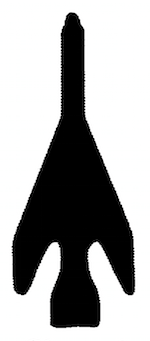
#> input picture ocr/tmp1/plane1.tiff, 150 x 341 px
$ jupyter execute --allow-errors fourier.ipynb   (older library calls are emulated)
#> lines starting #> are read from the running program, lines starting #| are printed output that depends on the picture; after the words box and inside, x2 and y2 are one past the last pixel; in counts of white or black regions, pixels touching at a corner belong together
[cell 1]
import cv2
import numpy
import sys
MIN_DESCRIPTOR = 18  # surprisingly enough, 2 descriptors are already enough
TRAINING_SIZE = 100


def findDescriptor(img):
    """ findDescriptor(img) finds and returns the
    Fourier-Descriptor of the image contour"""
    contour = []
    _, contour, hierarchy = cv2.findContours(img,cv2.RETR_EXTERNAL,cv2.CHAIN_APPROX_NONE)
    contour_array = contour[0][:, 0, :]
    contour_complex = numpy.empty(contour_array.shape[:-1], dtype=complex)
    contour_complex.real = contour_array[:, 0]
    contour_complex.imag = contour_array[:, 1]
    fourier_result = numpy.fft.fft(contour_complex)
    return fourier_result


def truncate_descriptor(descriptors, degree):
    """this function truncates an unshifted fourier descriptor array
    and returns one also unshifted"""
    descriptors = numpy.fft.fftshift(descriptors)
    center_index = len(descriptors) // 2
    descriptors = descriptors[center_index - degree // 2:center_index + degree // 2]
    descriptors = numpy.fft.ifftshift(descriptors)
    return descriptors


def reconstruct(descriptors, degree):
    """ reconstruct(descriptors, degree) attempts to reconstruct the image
    using the first [degree] descriptors of descriptors"""
    # truncate the long list of descriptors to certain length
    descriptor_in_use = truncate_descriptor(descriptors, degree)
    contour_reconstruct = numpy.fft.ifft(descriptor_in_use)
    contour_reconstruct = numpy.array(
        [contour_reconstruct.real, contour_reconstruct.imag])
    contour_reconstruct = numpy.transpose(contour_reconstruct)
    contour_reconstruct = numpy.expand_dims(contour_reconstruct, axis=1)
    # make positive
    if contour_reconstruct.min() < 0:
        contour_reconstruct -= contour_reconstruct.min()
    # normalization
    contour_reconstruct *= 800 / contour_reconstruct.max()
    # type cast to int32
    contour_reconstruct = contour_reconstruct.astype(numpy.int32, copy=False)
    black = numpy.zeros((800, 800), numpy.uint8)
    # draw and visualize
    cv2.drawContours(black, contour_reconstruct, -1, 255, thickness=-1)
    cv2.imshow("black", black)
    cv2.waitKey(1000)
    cv2.imwrite("reconstruct_result.jpg", black)
    cv2.destroyAllWindows()
    return descriptor_in_use


def addNoise(descriptors):
    """this function adds gaussian noise to descriptors
    descriptors should be a [N,2] numpy array"""
    scale = descriptors.max() / 10
    noise = numpy.random.normal(0, scale, descriptors.shape[0])
    noise = noise + 1j * noise
    descriptors += noise


def sample_generater(sample1, sample2):
    """this function generates training_set, also for testing"""
    response = numpy.array([0, 1])
    response = numpy.tile(response, TRAINING_SIZE // 2)
    response = response.astype(numpy.float32)
    training_set = numpy.empty(
        [TRAINING_SIZE, MIN_DESCRIPTOR], dtype=numpy.float32)
    # assign descriptors with noise to our training_set
    for i in range(0, TRAINING_SIZE - 1, 2):
        descriptors_sample1 = findDescriptor(sample1)
        descriptors_sample1 = truncate_descriptor(
            descriptors_sample1,
            MIN_DESCRIPTOR)
        addNoise(descriptors_sample1)
        training_set[i] = numpy.absolute(descriptors_sample1)
        descriptors_sample2 = findDescriptor(sample2)
        descriptors_sample2 = truncate_descriptor(
            descriptors_sample2,
            MIN_DESCRIPTOR)
        addNoise(descriptors_sample2)
        training_set[i + 1] = numpy.absolute(descriptors_sample2)
    return training_set, response


"""generate training_set"""
# import images and treat
sample1 = cv2.imread(
    "tmp1/plane1.tiff",
    0)
#> sample1: shape (341, 150); min 0, max 255, mean 168.6
sample2 = cv2.imread(
    "tmp1/plane2.tiff",
    0)
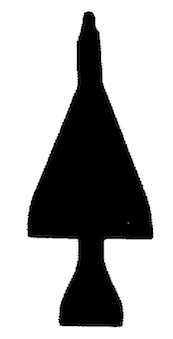
#> input picture ocr/tmp1/plane2.tiff, 173 x 339 px
#> sample2: shape (339, 173); min 0, max 255, mean 175.9
# prepocess
retval, sample1 = cv2.threshold(sample1, 127, 255, cv2.THRESH_BINARY_INV)
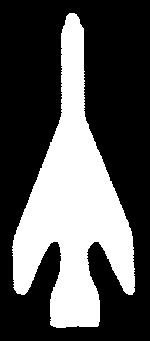
#> sample1: shape (341, 150); 33.9% white; 1 white region, box (x1, y1, x2, y2) and area: (12, 13, 135, 328) 17327
retval, sample2 = cv2.threshold(sample2, 127, 255, cv2.THRESH_BINARY_INV)
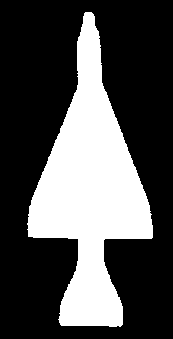
#> sample2: shape (339, 173); 31% white; 1 white region, box (x1, y1, x2, y2) and area: (27, 12, 153, 327) 18203
del retval  # useless
training_set, response = sample_generater(sample1, sample2)
#> response = 100 values, max 1 at index 1, min 0 at index 0, mean 0.5
"""The following line of code prints out training_set, so that you can
observe the training data with your bare eye, to see why only 2 descriptors are
already enough knowledge for the classifier"""
# print(training_set)
#print(response)
test_set, correct_answer = sample_generater(sample1, sample2)
#> correct_answer has the same summary as response
"""generate training_set END"""
#print(correct_answer)
"""Mission 1: Calculate fourier descriptor
and reconstruct using minimum amout of descriptors"""
fourier_result = findDescriptor(sample1)

#print(fourier_result)
contour_reconstruct = reconstruct(fourier_result, MIN_DESCRIPTOR)
#> in reconstruct, `contour_reconstruct = numpy.transpose(contour_reconstruct)`: contour_reconstruct = 18 rows, first 8: [3597.2, 947.8], [3049.5, 3308.7], [3045.1, 5710.1], [2161.2, 8462.5], [1121.7, 10690.5], [632.1, 13737.7], [1529.7, 14031], [2995, 12705.8]
#> in reconstruct, `contour_reconstruct *= 800 / contour_reconstruct.max()`: contour_reconstruct = 18 rows, first 8: [172.8, 45.53], [146.5, 158.9], [146.3, 274.3], [103.8, 406.5], [53.88, 513.5], [30.36, 659.9], [73.48, 674], [143.9, 610.3]
#> in reconstruct, `contour_reconstruct = contour_reconstruct.astype(numpy.int32, copy=Fal..`: contour_reconstruct = contour of 18 points, box (x1, y1, x2, y2) (30, 45, 326, 801), area 95700
#> in reconstruct, `cv2.drawContours(black, contour_reconstruct, -1, 255, thickness=-1)`:
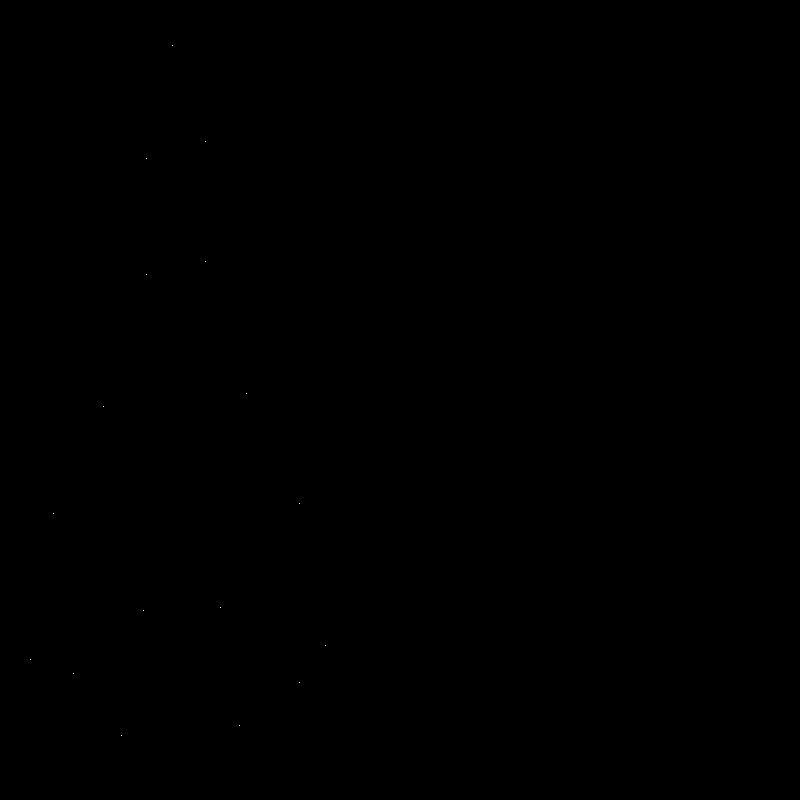
#> black: shape (800, 800); 0% white in thin lines or dots, all inside (x1, y1, x2, y2) = (30, 45, 326, 736)
"""Mission 1 END"""

response=response.astype(int)


"""SVM START"""
# set up parameters for SVM
svm_params = dict(
    kernel_type=cv2.ml.SVM_LINEAR,
    svm_type=cv2.ml.SVM_C_SVC,
    #svm_term=cv2.ml.setTermCriteria((cv.TERM_CRITERIA_MAX_ITER, 100, 1e-6),
    C=1
)
# Training
svm_model=cv2.ml.SVM_create()#cv2.SVM()
#svm_model.train(training_set, response, params=svm_params)

svm_model.train(training_set, cv2.ml.ROW_SAMPLE, response)
print(training_set.size)
#| 1800
print(response.size)
#| 100
print(training_set[0,0])
#| 211114.36


s = test_set.reshape(TRAINING_SIZE, MIN_DESCRIPTOR)
#s=
#print(s)
#print(s.type)
print(s.size)
#| 1800
print(test_set.size)
#| 1800
answer_SVM=svm_model.predict(s)


#print(answer_SVM)


# To my surprise SVM training is already perfect with 2 descriptors
#> (the rest of this cell did not finish here and is left out)
